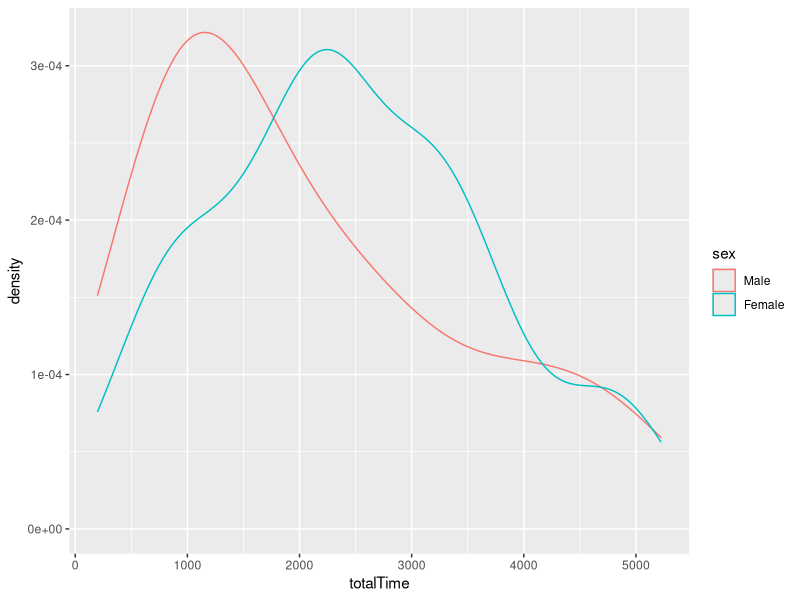
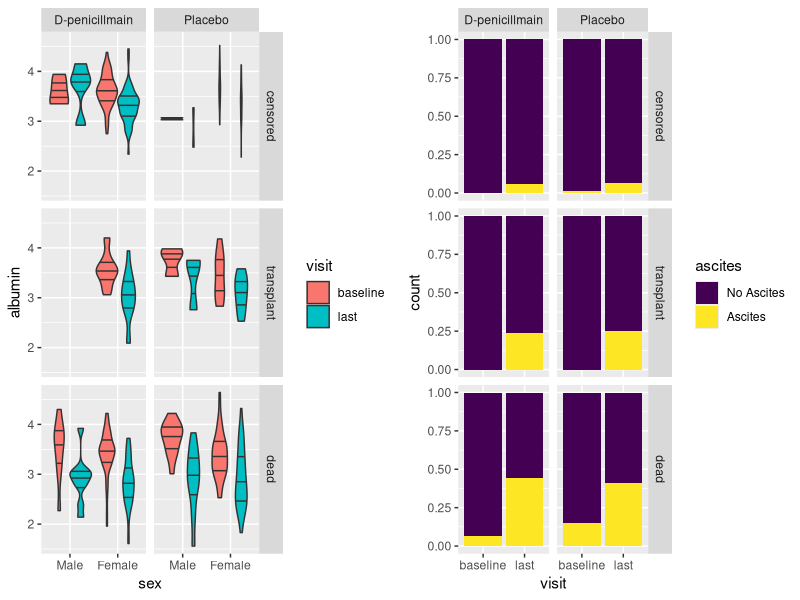
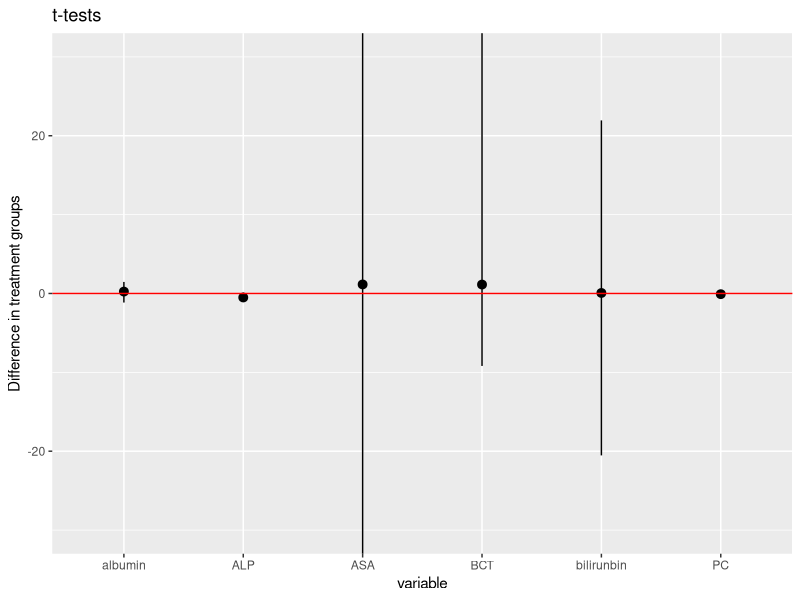

The R script that drew these images, in order:
## ---- chunk 1
knitr::opts_chunk$set(
        echo = FALSE,
        eval = TRUE,
        message = FALSE,
        error = TRUE,
        warning = FALSE,
        highlight = TRUE,
        prompt = FALSE,
        fig.width = 10, 
        fig.height = 5, 
        cache = TRUE
        )
## ---- chunk 2
library(survival)
library(dplyr)
data(pbc)
df <- pbcseq
n_participants <- max(df$id)

#rename columns
df <- df %>%
  rename(treatment=trt, 
         totalTime=futime, 
         alkalinePhosphatase=alk.phos,
         aspartateAminotransferase=ast,
         bilirunbin=bili,
         cholesteral=chol,
         hepatomegaly=hepato,
         plateletCount=platelet,
         bloodClottingTime=protime
         )

#convert some variables to factors and give levels descriptive names, levels are in numerical order compared to those listed in the codebook

df$sex <- factor(df$sex)
levels(df$sex) <- c("Male","Female")

df$treatment <- factor(df$treatment)
levels(df$treatment) <- c("D-penicillmain","Placebo")

df$status <- factor(df$status)
levels(df$status) <- c("censored","transplant","dead")

df$ascites <- factor(df$ascites,
                     ordered=TRUE)
levels(df$ascites) <- c("No Ascites","Ascites")

df$edema <- factor(df$edema,
                   ordered=TRUE)
levels(df$edema) <- c("No Edema","Untreated or Successfully Treated","Resisted Treatement")

df$hepatomegaly <- factor(df$hepatomegaly,
                          ordered=TRUE)
levels(df$hepatomegaly) <- c("NoHepatomegaly","Hepatomegaly")

df$spiders <- factor(df$spiders,
                     ordered=TRUE)
levels(df$spiders) <- c("No Spiders","Spiders")

df$stage <- factor(df$stage,
                   ordered=TRUE)
levels(df$stage) <- c("Stage 1","Stage 2", "Stage 3", "Stage 4")

#Remove the cholesteral column since fully half the values are missing.  Remove 'extra visits' that contain NA values
df <- df %>% 
  select(-cholesteral) %>%
  filter_all(all_vars(!is.na(.)))

#add a column labeling the visit number, as well as specifying the day 0 visit as baseline and the last scheduled visit as last. Intermediate visits are labeled with a number.
df <- df %>%
  group_by(id) %>%
  arrange(day) %>%
  mutate(visit = rank(day)) %>%
  mutate(visit = ifelse(visit==max(visit),"last",visit)) %>%
  mutate(visit = ifelse(day==0,"baseline",visit)) %>%
  arrange(id)

df$visit <- as.factor(df$visit)

#create a separate data.frame for dropouts
df_dropouts <- df %>%
  group_by(id) %>%
  filter(n() <= 1)

#purge data.frame of dropouts or those without baseline data
df <- df %>%
  group_by(id) %>%
  filter(n() > 1) %>%
  filter(min(day)==0)  %>%
  ungroup(id)
## ---- chunk 3
library(ggplot2)
#Plot the length of time participants stayed in the study 
time <- df %>%
  filter(visit == "baseline") %>%
  ggplot(aes(x=totalTime,color=sex)) +
  geom_density()
time
## ---- chunk 4
#Create function to make violin plot of numeric column
Explore_violin_plot <- function(df,yvalue){
temp_df <- df %>%
  filter(visit=="baseline" | visit == "last")

Violin_plots <- ggplot(temp_df,aes_string(y = yvalue,x="sex",fill="visit")) +
    geom_violin(draw_quantiles = c(0.25,0.5,0.75),trim=TRUE) + 
    facet_grid(status~treatment)
return(Violin_plots)
}

#Create function to make bar plot of factor column
Explore_bar_plot <- function(df,fillvalue){
temp_df <- df %>%
  filter(visit=="baseline" | visit=="last")

Bar_plot <- ggplot(temp_df,aes_string(x = "visit",fill=fillvalue)) +
    geom_bar(position="fill") + 
    facet_grid(status~treatment)
return(Bar_plot)
}

#create list of numeric columns
numeric_vars <- names(df %>% 
                        select_if(is.numeric) %>% 
                        select(-id,-day,-totalTime,-age)
                      )

#create list of factor columns
factor_vars <- names(df %>% 
                        select_if(is.factor) %>% 
                        select(-status,-treatment,-visit,-sex)
                      )
## ---- chunk 5
require(gridExtra)
plot1 <- Explore_violin_plot(df,"albumin")
plot2 <- Explore_bar_plot(df,"ascites")
grid.arrange(plot1, plot2, ncol=2)
## ---- chunk 6
#create functions for use in summarize_at function
t_stat <- function(y,x,df){
  return(unlist(t.test(y~x,data=df)$statistic))
}

p_value <- function(y,x,df){
  return(t.test(y~x,data=df)$p.value)
}

cilow <- function(y,x,df){
  return(t.test(y~x,data=df)$conf.int[1])
}

cihigh <- function(y,x,df){
  return(t.test(y~x,data=df)$conf.int[2])
}

  est <- function(y,x,df){
  return(t.test(y~x,data=df)$estimate[2]-t.test(y~x,data=df)$estimate[1])
}

difference <- function(x,y){
  x-y
}

#create dataframes of baseline and endpoint data
last_test_df <- df %>%
  filter(visit=="last")

baseline_test_df <- df %>%
  filter(visit=="baseline")

#calculate cahnge between baseline and endpoint
change_df <- baseline_test_df %>%
  mutate_at(as.vector(numeric_vars),
               funs(difference(last_test_df$.,baseline_test_df$.))) %>%
  select_at(c("treatment",numeric_vars))

#calculate ttests for numerical data
ttests_change <- change_df %>%
  summarize_at(as.vector(numeric_vars),
               funs(t_stat(.,treatment,change_df),
                    p_value(.,treatment,change_df),
                    cilow(.,treatment,change_df),
                    cihigh(.,treatment,change_df),
                    est(.,treatment,change_df)
                    )
               )

ttests <- data.frame(t_stat = t(ttests_change[1,1:6]),
                               p_value = t(ttests_change[1,7:12]),
                               cilow = t(ttests_change[1,13:18]),
                               cihigh = t(ttests_change[1,19:24]),
                               est = t(ttests_change[1,25:30]),
                               row.names = c("bilirunbin",
                                             "albumin",
                                             "alkalinePhosphatase",
                                             "aspartateAminotransferase",
                                             "plateletCount",
                                             "bloodClottingTime"
                                             ))
#select(ttests,est,cilow,cihigh)
## ---- chunk 7
#create plot 
ttg <- ggplot(ttests, aes(x=c("albumin","ALP","ASA","bilirunbin","BCT","PC"),y=t_stat,ymin=cilow,ymax=cihigh)) +
  geom_pointrange() +
  coord_cartesian(ylim = c(-30,30)) +
  labs(x = "variable",y = "Difference in treatment groups",title="t-tests") +
  geom_abline(slope=0,intercept = 0,color = "red")
ttg
